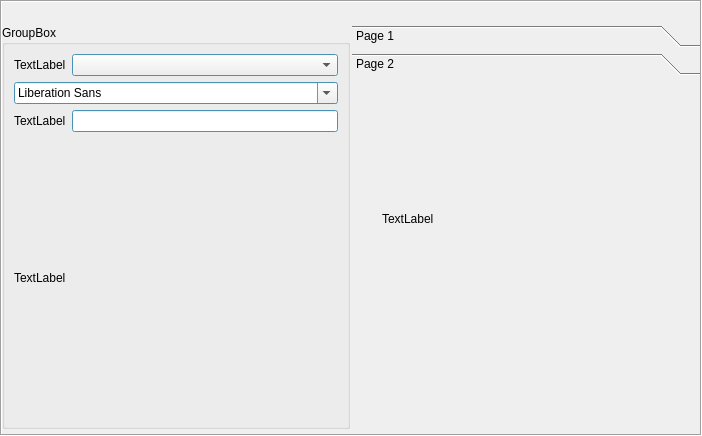
<?xml version="1.0" encoding="UTF-8"?>
<ui version="4.0">
 <class>BaseWidgets::Internal::BaseFormWidget</class>
 <widget class="QWidget" name="BaseWidgets::Internal::BaseFormWidget">
  <property name="geometry">
   <rect>
    <x>0</x>
    <y>0</y>
    <width>702</width>
    <height>436</height>
   </rect>
  </property>
  <property name="windowTitle">
   <string/>
  </property>
  <layout class="QGridLayout" name="gridLayout_2">
   <property name="margin">
    <number>0</number>
   </property>
   <property name="spacing">
    <number>0</number>
   </property>
   <item row="0" column="0">
    <widget class="QFrame" name="frame">
     <property name="palette">
      <palette>
       <active>
        <colorrole role="Base">
         <brush brushstyle="SolidPattern">
          <color alpha="255">
           <red>255</red>
           <green>255</green>
           <blue>255</blue>
          </color>
         </brush>
        </colorrole>
        <colorrole role="Window">
         <brush brushstyle="SolidPattern">
          <color alpha="255">
           <red>102</red>
           <green>204</green>
           <blue>255</blue>
          </color>
         </brush>
        </colorrole>
       </active>
       <inactive>
        <colorrole role="Base">
         <brush brushstyle="SolidPattern">
          <color alpha="255">
           <red>255</red>
           <green>255</green>
           <blue>255</blue>
          </color>
         </brush>
        </colorrole>
        <colorrole role="Window">
         <brush brushstyle="SolidPattern">
          <color alpha="255">
           <red>102</red>
           <green>204</green>
           <blue>255</blue>
          </color>
         </brush>
        </colorrole>
       </inactive>
       <disabled>
        <colorrole role="Base">
         <brush brushstyle="SolidPattern">
          <color alpha="255">
           <red>102</red>
           <green>204</green>
           <blue>255</blue>
          </color>
         </brush>
        </colorrole>
        <colorrole role="Window">
         <brush brushstyle="SolidPattern">
          <color alpha="255">
           <red>102</red>
           <green>204</green>
           <blue>255</blue>
          </color>
         </brush>
        </colorrole>
       </disabled>
      </palette>
     </property>
     <property name="frameShape">
      <enum>QFrame::Box</enum>
     </property>
     <property name="frameShadow">
      <enum>QFrame::Sunken</enum>
     </property>
     <layout class="QGridLayout" name="gridLayout">
      <property name="horizontalSpacing">
       <number>2</number>
      </property>
      <property name="verticalSpacing">
       <number>5</number>
      </property>
      <property name="margin">
       <number>0</number>
      </property>
      <item row="0" column="0" colspan="2">
       <widget class="QLabel" name="formLabel">
        <property name="sizePolicy">
         <sizepolicy hsizetype="Preferred" vsizetype="Fixed">
          <horstretch>0</horstretch>
          <verstretch>0</verstretch>
         </sizepolicy>
        </property>
        <property name="maximumSize">
         <size>
          <width>16777215</width>
          <height>16777215</height>
         </size>
        </property>
        <property name="font">
         <font>
          <pointsize>12</pointsize>
          <weight>75</weight>
          <bold>true</bold>
         </font>
        </property>
        <property name="frameShape">
         <enum>QFrame::NoFrame</enum>
        </property>
        <property name="frameShadow">
         <enum>QFrame::Raised</enum>
        </property>
        <property name="text">
         <string/>
        </property>
        <property name="alignment">
         <set>Qt::AlignCenter</set>
        </property>
       </widget>
      </item>
      <item row="1" column="0">
       <widget class="QGroupBox" name="groupBox">
        <property name="title">
         <string>GroupBox</string>
        </property>
        <layout class="QGridLayout" name="gridLayout_3">
         <item row="0" column="0">
          <widget class="QLabel" name="comboBoxlabel">
           <property name="sizePolicy">
            <sizepolicy hsizetype="Preferred" vsizetype="Fixed">
             <horstretch>0</horstretch>
             <verstretch>0</verstretch>
            </sizepolicy>
           </property>
           <property name="text">
            <string>TextLabel</string>
           </property>
          </widget>
         </item>
         <item row="0" column="1">
          <widget class="QComboBox" name="comboBox"/>
         </item>
         <item row="1" column="0" colspan="2">
          <widget class="QFontComboBox" name="fontComboBox"/>
         </item>
         <item row="2" column="0">
          <widget class="QLabel" name="lineEditlabel">
           <property name="text">
            <string>TextLabel</string>
           </property>
          </widget>
         </item>
         <item row="2" column="1">
          <widget class="QLineEdit" name="lineEdit"/>
         </item>
         <item row="3" column="0">
          <widget class="QLabel" name="textEdit_2label">
           <property name="text">
            <string>TextLabel</string>
           </property>
          </widget>
         </item>
         <item row="3" column="1">
          <layout class="QHBoxLayout" name="textEditorLayout">
           <property name="sizeConstraint">
            <enum>QLayout::SetNoConstraint</enum>
           </property>
          </layout>
         </item>
        </layout>
       </widget>
      </item>
      <item row="2" column="0">
       <widget class="QWidget" name="widget" native="true">
        <zorder>toolBox</zorder>
       </widget>
      </item>
      <item row="1" column="1">
       <widget class="QToolBox" name="toolBox">
        <property name="currentIndex">
         <number>1</number>
        </property>
        <widget class="QWidget" name="page">
         <property name="geometry">
          <rect>
           <x>0</x>
           <y>0</y>
           <width>375</width>
           <height>321</height>
          </rect>
         </property>
         <attribute name="label">
          <string>Page 1</string>
         </attribute>
         <layout class="QGridLayout" name="gridLayout_4">
          <item row="0" column="2">
           <widget class="QSpinBox" name="spinBox"/>
          </item>
          <item row="0" column="3">
           <widget class="QTextEdit" name="textEdit"/>
          </item>
          <item row="1" column="2">
           <widget class="QDoubleSpinBox" name="doubleSpinBox"/>
          </item>
          <item row="1" column="0">
           <widget class="QLabel" name="doubleSpinBoxlabel">
            <property name="text">
             <string/>
            </property>
           </widget>
          </item>
          <item row="1" column="3">
           <layout class="QVBoxLayout" name="identityLayout"/>
          </item>
         </layout>
        </widget>
        <widget class="QWidget" name="page_2">
         <property name="geometry">
          <rect>
           <x>0</x>
           <y>0</y>
           <width>349</width>
           <height>321</height>
          </rect>
         </property>
         <attribute name="label">
          <string>Page 2</string>
         </attribute>
         <widget class="QWidget" name="horizontalLayoutWidget_2">
          <property name="geometry">
           <rect>
            <x>120</x>
            <y>100</y>
            <width>160</width>
            <height>80</height>
           </rect>
          </property>
          <layout class="QHBoxLayout" name="nssLayout"/>
         </widget>
         <widget class="QLabel" name="nssLabel">
          <property name="geometry">
           <rect>
            <x>30</x>
            <y>130</y>
            <width>62</width>
            <height>16</height>
           </rect>
          </property>
          <property name="text">
           <string>TextLabel</string>
          </property>
         </widget>
        </widget>
       </widget>
      </item>
     </layout>
    </widget>
   </item>
  </layout>
 </widget>
 <resources/>
 <connections/>
</ui>
